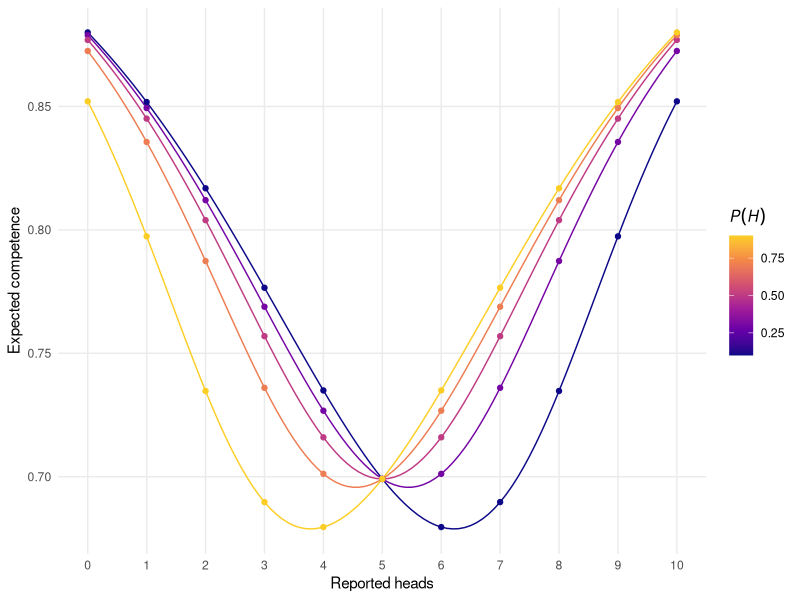
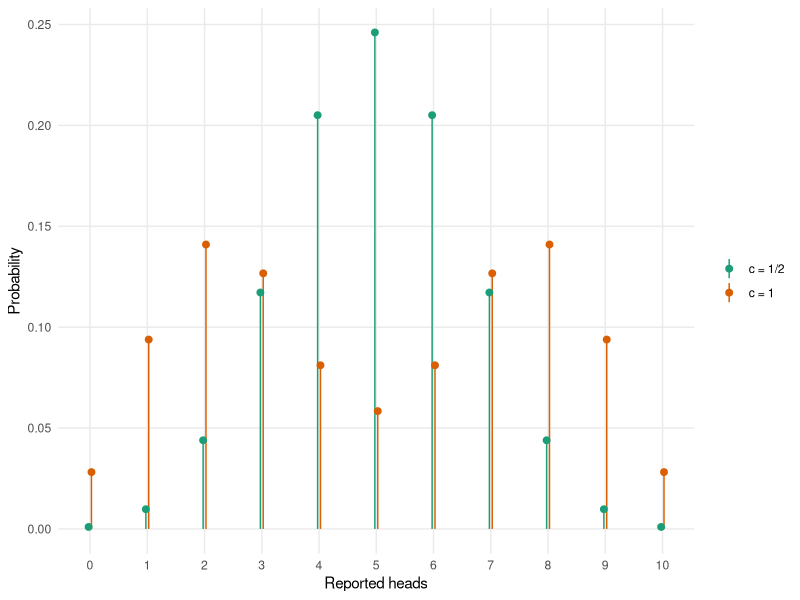
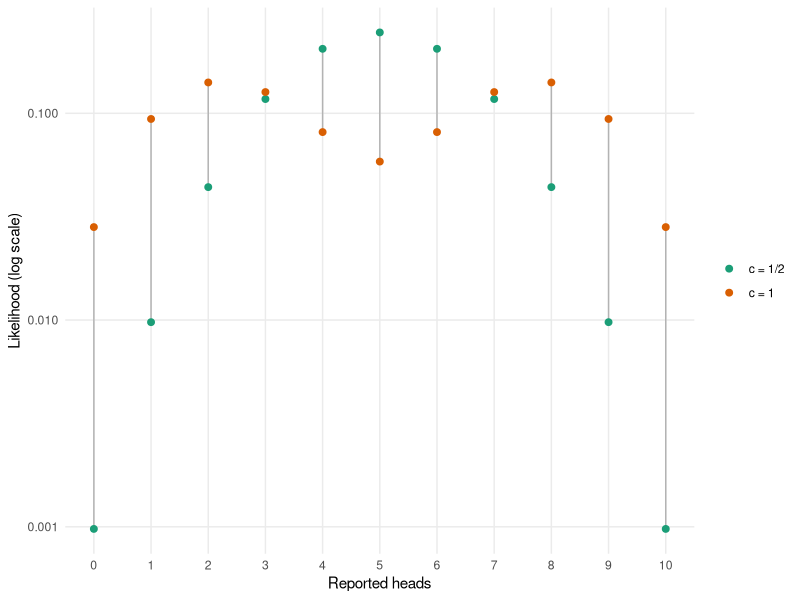

These charts were generated, in order, by the following R code:
library(tidyverse)

# expected competence ----
beta <- function(x, n, k) {
  return(x^k * (1-x)^(n-k))
}

rho <- function(c, theta) {
  return(c * theta + (1-c) * (1-theta))
}

i1 <- function(a, b, theta, n, k) {
  return( integrate( function(c) c * beta(rho(c, theta), n, k), a, b) )
}

i2 <- function(a, b, theta, n, k) {
  return( integrate( function(c) beta(rho(c, theta), n, k), a, b) )
}

f <- function(h, a, b, theta_1, theta_2, n, k) {
  numerator   <- h * i1(a, b, theta_1, n, k)$value +
                 (1-h) * i1(a, b, theta_2, n, k)$value
  denominator <- h * i2(a, b, theta_1, n, k)$value +
                 (1-h) * i2(a, b, theta_2, n, k)$value
  return( numerator / denominator )
}

n <- 10
h <- 1/2
a <- 1/2
b <- 1
theta_1 = 3/4
theta_2 = 1/4

hs <- seq(0.1, 0.9, by = 0.2)

g <- function(x, h) map_dbl(x, function(k) f(h, a, b, theta_1, theta_2, n, k))

df <- expand_grid(h = hs, k = 0:n) |>
  mutate(y = map2_dbl(h, k, function(h, k) f(h, a, b, theta_1, theta_2, n, k)))

p1 <- ggplot() +
  map(hs, function (hh) geom_function(fun = g, args = list(h = hh), aes(colour = hh))) +
  geom_point(data = df, aes(k, y, colour = h)) +
  scale_x_continuous(limits = c(0, n), breaks = 0:n, minor_breaks = NULL) +
  scale_y_continuous(minor_breaks = NULL) +
  scale_colour_viridis_c(end = 0.9, option="plasma") +
  labs(x = "Reported heads", y = "Expected competence", colour = quote(italic(P)*(italic(H)))) +
  theme_minimal()


# likelihoods ----
df <- tibble(k = 0:n) |>
  mutate(
    `c = 1/2` = dbinom(k, n, 1/2),
    `c = 1`   = h * dbinom(k, n, theta_1) + (1 - h) * dbinom(k, n, theta_2)
  ) |>
  pivot_longer(-k, names_to = "competence", values_to = "lik") |>
  mutate(competence = fct_inorder(competence))

p2 <- ggplot(df, aes(k, lik, colour = competence)) +
  geom_linerange(aes(ymin = 0, ymax = lik), position = position_dodge(width = 0.1)) +
  geom_point(position = position_dodge(width = 0.1), size = 2) +
  scale_x_continuous(breaks = 0:n, minor_breaks = NULL) +
  scale_y_continuous(minor_breaks = NULL) +
  labs(x = "Reported heads", y = "Probability", colour = NULL) +
  scale_colour_brewer(palette = "Dark2") +
  theme_minimal()


# log-likelihoods ----
p3 <- ggplot(df, aes(k, lik)) +
  geom_line(aes(group = k), colour = "grey70") +
  geom_point(aes(colour = competence), size = 2) +
  scale_y_log10(labels = scales::label_number(), minor_breaks = NULL) +
  scale_x_continuous(breaks = 0:n, minor_breaks = NULL) +
  scale_colour_brewer(palette = "Dark2") +
  labs(x = "Reported heads", y = "Likelihood (log scale)", colour = NULL) +
  theme_minimal()

ggsave(filename = "p1.png", plot = p1, width = 6, height = 4, units = "in", dpi = 300)
ggsave(filename = "p2.png", plot = p2, width = 6, height = 4, units = "in", dpi = 300)
ggsave(filename = "p3.png", plot = p3, width = 6, height = 4, units = "in", dpi = 300)
